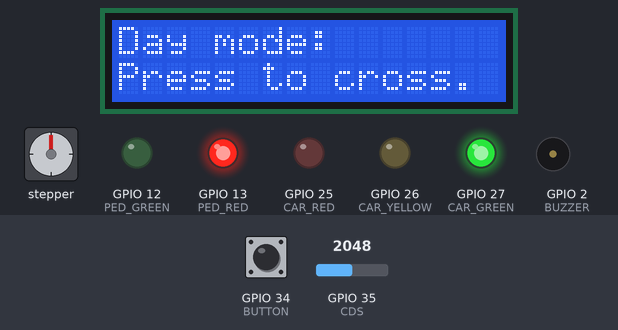
Bench run of a sketch on a simulated ESP32. Parts: 16×2 character LCD, stepper motor, output pins drawn as LEDs (lit = HIGH), buzzer (waves = sounding). The inputs (shaded band) are chosen by the test bench; at power-on: GPIO 35 (CDS) = 2048, GPIO 34 (BUTTON) HIGH. WiFi joins after 1.5 s; servers stay silent unless stated; stepper angles assume 2048 steps per turn; pins used as bus, display or sensor lines are not drawn; what the sketch prints to the serial monitor is not drawn.

Above: at 2.7 s.
2.8 s: GPIO 35 (CDS) set to 260
6.7 s: GPIO 34 (BUTTON) pulled LOW for 0.15 s
At 8.4 s:
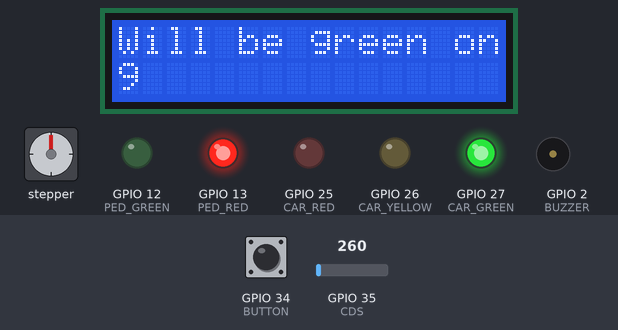
At 14.7 s:
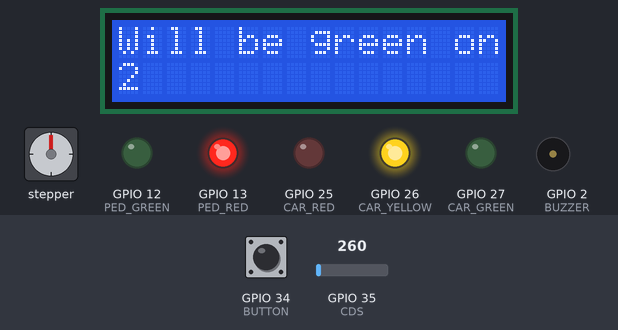
21.3 s: GPIO 35 (CDS) set to 340
25.2 s: GPIO 35 (CDS) set to 0
29.1 s: GPIO 34 (BUTTON) pulled LOW for 1 s
At 40.4 s:
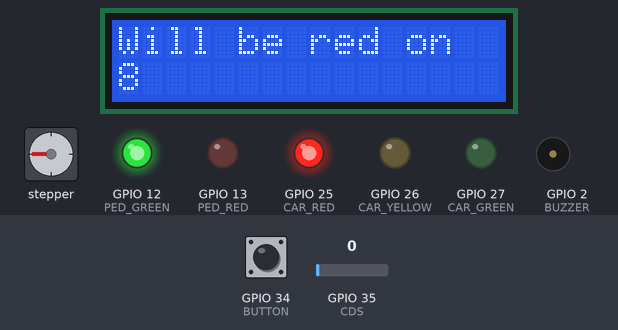
Timing chart, 0 to 50.6 s (numbered marks = the images above; inputs shaded):
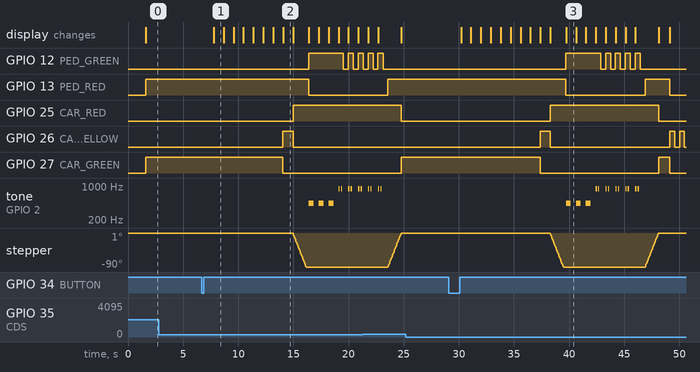

Measured:
- after the input at 2.8 s, every drawn part: stays the same
- after the input at 6.7 s, GPIO 12 (PED_GREEN): goes HIGH 3.1 s, LOW 0.44 s, HIGH 0.46 s, LOW 0.44 s, then HIGH, starting after 9.7 s; GPIO 13 (PED_RED): HIGH → LOW after 9.7 s instead of 1.1 s
- after the input at 25.2 s, every drawn part: stays the same
- after the input at 29.1 s, GPIO 12 (PED_GREEN): LOW → HIGH after 10.6 s, then repeats every 0.90 s: LOW 0.44 s, HIGH 0.46 s, until it stays LOW from 46.5 s; GPIO 13 (PED_RED): HIGH → LOW after 10.6 s instead of 1.1 s
- what the display in image 2 shows lasts 0.9 s, from 14.1 s to 15.0 s

The sketch:

main_code.ino
```cpp
#include <Stepper.h>
#include <Wire.h>
#include <LiquidCrystal_I2C.h>
#include <WiFi.h>
#include <AsyncTCP.h>
#include <ESPAsyncWebServer.h>

// Wi-Fi
const char *ssid = "yourssid";  // FIXME: edit this and below
const char *password = "yourpassword";

AsyncWebServer server(80);

// pins
const uint8_t VCC = 15;

const uint8_t PED_GREEN = 12;
const uint8_t PED_RED = 13;

const uint8_t CAR_GREEN = 27;
const uint8_t CAR_YELLOW = 26;
const uint8_t CAR_RED = 25;

const uint8_t BUZZER = 2;

uint8_t outPins[] = {
  VCC, PED_GREEN, PED_RED, CAR_GREEN,
  CAR_YELLOW, CAR_RED, BUZZER
};

const int BUTTON = 34;
const int CDS = 35;

const int STEP[4] = { 5, 19, 18, 23 };

// state variables
volatile uint8_t pedRedCountdown = 0;
uint8_t pedRed = HIGH;
uint8_t pedGreenCountdown = 0;
uint8_t darkChangeCountdown = 0;
bool isDark = true;
unsigned long carGreenUntil = millis();
char *text[2] = { "Initializing...", "" };
char buf[1000];

// times
const uint8_t MIN_CAR_GREEN = 15;
const uint8_t CDS_DEBOUNCE = 5;
const uint8_t UNTIL_PED_GREEN = 5;
const uint8_t PED_GREEN_HURRY = 5;
const uint8_t PED_GREEN_TOTAL = 8;
const uint8_t CAR_TO_YELLOW = 2;

// I2C (LCD) - SCL: 22, SDA: 21
LiquidCrystal_I2C lcd(0x27, 16, 2);

// Stepper
const int MPR = 32;
const int GEAR = 64;
const int QUARTER_REV = MPR * GEAR / 4;
Stepper stepper(MPR, STEP[0], STEP[1], STEP[2], STEP[3]);

// Server
const char html[] PROGMEM = R"=====(
<!DOCTYPE html>
<html>

<head>
  <meta charset="utf-8">
  <title>ESP32 WiFi Test Page</title>
  <style>
    .noFill {
      background-color: transparent !important;
    }
    .green {
      border-color: green !important;
      background-color: green;
    }
    .red {
      border-color: red !important;
      background-color: red;
    }
    .circle {
      border: 3px solid;
      border-radius: 100%;
      width: 16px;
      height: 16px;
      margin: 0 0 0 4px;
    }
  </style>
  <script>
    let crossNode, isDarkNode, redNode, greenNode, countdownNode;
    let isCrossable = true, pedRed = true, count, refreshTimerId, countTimerId;

    const renderCount = (count) => countdownNode.innerHTML = `${
      count + 1
    }초 뒤 ${pedRed ? '초록' : '빨간'}불`;
    const handleResponse = ({ isDark, ped, countdown }) => {
      if (countTimerId) clearInterval(countTimerId);
      refreshTimerId = clearTimeout(refreshTimerId);
      isDarkNode.innerHTML = `모드: ${isDark ? '야간' : '주간'}`;
      pedRed = ped === 'red';
      redNode.classList[pedRed ? 'remove' : 'add']('noFill');
      greenNode.classList[ped === 'green' ? 'remove' : 'add']('noFill');
      crossNode.disabled = (count = countdown) || !pedRed || isDark;
      if (count) {
        renderCount(count);
        countTimerId = setInterval(() => {
          if (!count--) {
            pedRed = !pedRed;
            clearInterval(countTimerId);
            return setTimeout(refresh, 500);
          }
          renderCount(count);
        }, 1000);
      } else {
        countdownNode.innerHTML = '';
        if (!refreshTimerId) refreshTimerId = setTimeout(() => {
          refresh();
          return refreshTimerId = undefined;
        }, 5000);
      }
    };

    const refresh = () => fetch(`http://${window.location.host}/api/status`)
      .then((res) => res.json())
      .then(handleResponse)
      .catch((e) => alert(`요청에 실패했습니다: ${e.message}`));

    const cross = () => fetch(`http://${window.location.host}/api/cross`, { method: 'POST' })
      .then((res) => {
        if (!res.ok) alert('건너기 요청을 할 수 없는 상태입니다.');
        return res.json().then(handleResponse);
      })
      .catch((e) => alert(`요청에 실패했습니다: ${e.message}`));

    const setup = setTimeout(() => {
      try {
        crossNode = document.getElementById('cross');
        isDarkNode = document.getElementById('isDark');
        redNode = document.getElementById('red');
        greenNode = document.getElementById('green');
        countdownNode = document.getElementById('countdown');
        refresh();
      } catch (e) {
        console.error(e);
        setup();
      }
    }, 100);
    setup();
  </script>
</head>

<body>
  <button onclick="refresh()">새로고침</button>
  <button id="cross" onclick="cross()">건너기</button>
  <br>
  <p id="isDark">loading...</p>
  <div style="display:flex;">
    <div>신호: </div>
    <div id="red" class="red circle"></div>
    <div id="green" class="green circle noFill"></div>
  </div>
  <p id="countdown"></p>
</body>

</html>
)=====";

void setup() {
  // pins & interrupts
  for (int i = 0; i < 7; i++) {
    pinMode(outPins[i], OUTPUT);
  }
  digitalWrite(VCC, HIGH);
  pinMode(CDS, INPUT);
  pinMode(BUTTON, INPUT);
  attachInterrupt(BUTTON, onPed, FALLING);
  ledcAttachPin(BUZZER, 0);

  // Connections
  Serial.begin(9600);
  lcd.init();
  lcd.backlight();
  WiFi.mode(WIFI_STA);
  WiFi.begin(ssid, password);
  Serial.print("Connecting to ");
  Serial.println(ssid);
  while (WiFi.status() != WL_CONNECTED) {
    delay(500);
    Serial.print(".");
  }
  Serial.println("Connected.\nIP address:");
  Serial.println(WiFi.localIP());

  // Server
  server.on("/", HTTP_GET, [](AsyncWebServerRequest *request) {
    request->send(200, "text/html", html);
  });

  server.on("/api/status", HTTP_GET, [](AsyncWebServerRequest *request) {
    prepareResponse();
    request->send(200, "application/json", buf);
  });

  server.on("/api/cross", HTTP_POST, [](AsyncWebServerRequest *request) {
    uint16_t status = isDark || pedRed == LOW || pedRedCountdown > 0 ? 409 : 200;
    if (status == 200) onPed();
    prepareResponse();
    request->send(status, "application/json", buf);
  });

  server.onNotFound([](AsyncWebServerRequest *request) {
    request->send(404, "text/plain", "Not found");
  });

  server.begin();

  // Stepper
  stepper.setSpeed(800);
}

void loop() {
  if (pedRedCountdown > 0) handlePed();
  if (darkChangeCountdown == 0) {
    if (isDark = !isDark) onDark();
    else onBright();
    darkChangeCountdown = CDS_DEBOUNCE;
  } else darkChangeCountdown = isDark == analogRead(CDS) < 300
                                 ? CDS_DEBOUNCE
                                 : darkChangeCountdown - 1;
  for (uint8_t out = LOW; out <= HIGH; out++) {
    delay(440); // supposed to be 500 but considering delay
    if (isDark) digitalWrite(CAR_YELLOW, out);  // blink
  }
}

void prepareResponse() {
  sprintf(
    buf,
    "{\"isDark\":%s,\"ped\":%s,\"countdown\":%d}",
    isDark ? "true" : "false",
    pedRed ? "\"red\"" : isDark ? "null"
                                : "\"green\"",
    pedRed ? pedRedCountdown : pedGreenCountdown);
}

void onDark() {
  updateText("Night mode:", "Watch for cars!");
  digitalWrite(CAR_GREEN, LOW);
  digitalWrite(CAR_YELLOW, HIGH);
  digitalWrite(PED_RED, pedRed = LOW);
}

void onBright() {
  updateText("Day mode:", "Press to cross.");
  digitalWrite(PED_RED, pedRed = HIGH);
  digitalWrite(CAR_GREEN, HIGH);
  digitalWrite(CAR_YELLOW, LOW);
  digitalWrite(CAR_RED, LOW);
  carGreenUntil = millis() + MIN_CAR_GREEN * 1000;
}

void onPed() {
  if (isDark || pedRed == LOW || pedRedCountdown > 0) return;
  unsigned long now = millis();
  uint8_t left = now < carGreenUntil
                   ? (carGreenUntil - now) / 1000
                   : UNTIL_PED_GREEN;
  pedRedCountdown = left > UNTIL_PED_GREEN
                      ? left
                      : UNTIL_PED_GREEN;
}

void handlePed() {
  while (pedRedCountdown > 0) {
    delay(880);
    if (pedRedCountdown == CAR_TO_YELLOW) {
      digitalWrite(CAR_GREEN, LOW);
      digitalWrite(CAR_YELLOW, HIGH);
    }
    updateText("Will be green on", String(pedRedCountdown--).c_str());
  }
  digitalWrite(CAR_YELLOW, LOW);
  digitalWrite(CAR_RED, HIGH);
  stepper.step(-QUARTER_REV);
  pedRed = LOW;
  delay(220);

  digitalWrite(PED_RED, LOW);
  digitalWrite(PED_GREEN, HIGH);

  pedGreenCountdown = PED_GREEN_TOTAL;
  while (pedGreenCountdown > 0) {
    updateText("Will be red on", String(pedGreenCountdown).c_str());
    if (pedGreenCountdown-- <= PED_GREEN_HURRY) {
      toneDuration(880, 110);
      delay(110);
      toneDuration(880, 110);
      delay(110);
      // blink
      digitalWrite(PED_GREEN, LOW);
      delay(440);
      digitalWrite(PED_GREEN, HIGH);
    } else {
      toneDuration(440, 440);
      delay(440);
    }
  }
  digitalWrite(PED_GREEN, LOW);
  digitalWrite(PED_RED, pedRed = (isDark ? LOW : HIGH));
  stepper.step(QUARTER_REV);
  if (isDark) onDark();
  else onBright();
  delay(110);
}

void toneDuration(unsigned int freq, unsigned int duration) {
  ledcAttachPin(BUZZER, 0);
  ledcWriteTone(0, freq);
  delay(duration);
  ledcDetachPin(BUZZER);
}

void updateText(String s0, String s1) {
  lcd.clear();
  lcd.print(text[0] = (char *)s0.c_str());
  lcd.setCursor(0, 1);
  lcd.print(text[1] = (char *)s1.c_str());
  sprintf(buf, "%s\n%s\n", text[0], text[1]);
  Serial.print(buf);
}
```
